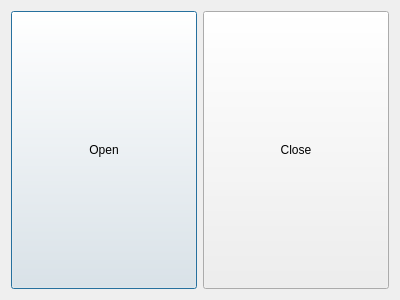
<?xml version="1.0" encoding="UTF-8"?>
<ui version="4.0">
 <class>QmlViewer</class>
 <widget class="QDialog" name="QmlViewer">
  <property name="geometry">
   <rect>
    <x>0</x>
    <y>0</y>
    <width>400</width>
    <height>300</height>
   </rect>
  </property>
  <property name="windowTitle">
   <string>QmlViewer</string>
  </property>
  <layout class="QHBoxLayout" name="horizontalLayout">
   <item>
    <widget class="QPushButton" name="openButton">
     <property name="sizePolicy">
      <sizepolicy hsizetype="Minimum" vsizetype="Minimum">
       <horstretch>0</horstretch>
       <verstretch>0</verstretch>
      </sizepolicy>
     </property>
     <property name="text">
      <string>Open</string>
     </property>
    </widget>
   </item>
   <item>
    <widget class="QPushButton" name="closeButton">
     <property name="sizePolicy">
      <sizepolicy hsizetype="Minimum" vsizetype="Minimum">
       <horstretch>0</horstretch>
       <verstretch>0</verstretch>
      </sizepolicy>
     </property>
     <property name="text">
      <string>Close</string>
     </property>
    </widget>
   </item>
  </layout>
 </widget>
 <layoutdefault spacing="6" margin="11"/>
 <resources/>
 <connections>
  <connection>
   <sender>closeButton</sender>
   <signal>clicked()</signal>
   <receiver>QmlViewer</receiver>
   <slot>accept()</slot>
   <hints>
    <hint type="sourcelabel">
     <x>280</x>
     <y>161</y>
    </hint>
    <hint type="destinationlabel">
     <x>193</x>
     <y>297</y>
    </hint>
   </hints>
  </connection>
 </connections>
</ui>
